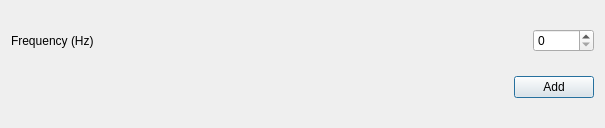
<?xml version="1.0" encoding="UTF-8"?>
<ui version="4.0">
 <class>DialogAddFrequency</class>
 <widget class="QDialog" name="DialogAddFrequency">
  <property name="windowModality">
   <enum>Qt::NonModal</enum>
  </property>
  <property name="enabled">
   <bool>true</bool>
  </property>
  <property name="geometry">
   <rect>
    <x>0</x>
    <y>0</y>
    <width>605</width>
    <height>128</height>
   </rect>
  </property>
  <property name="windowTitle">
   <string>Dialog</string>
  </property>
  <property name="sizeGripEnabled">
   <bool>false</bool>
  </property>
  <property name="modal">
   <bool>false</bool>
  </property>
  <layout class="QVBoxLayout" name="verticalLayout">
   <item>
    <layout class="QHBoxLayout" name="horizontalLayout">
     <item>
      <widget class="QLabel" name="label">
       <property name="text">
        <string>Frequency (Hz)</string>
       </property>
       <property name="buddy">
        <cstring>spinBox_frequency</cstring>
       </property>
      </widget>
     </item>
     <item>
      <spacer name="horizontalSpacer">
       <property name="orientation">
        <enum>Qt::Horizontal</enum>
       </property>
       <property name="sizeHint" stdset="0">
        <size>
         <width>40</width>
         <height>20</height>
        </size>
       </property>
      </spacer>
     </item>
     <item>
      <widget class="QSpinBox" name="spinBox_frequency">
       <property name="maximum">
        <number>99999</number>
       </property>
       <property name="singleStep">
        <number>100</number>
       </property>
      </widget>
     </item>
    </layout>
   </item>
   <item>
    <layout class="QHBoxLayout" name="horizontalLayout_4">
     <item>
      <spacer name="horizontalSpacer_4">
       <property name="orientation">
        <enum>Qt::Horizontal</enum>
       </property>
       <property name="sizeHint" stdset="0">
        <size>
         <width>40</width>
         <height>20</height>
        </size>
       </property>
      </spacer>
     </item>
     <item>
      <widget class="QPushButton" name="pushButton_add">
       <property name="text">
        <string>Add</string>
       </property>
      </widget>
     </item>
    </layout>
   </item>
  </layout>
 </widget>
 <resources/>
 <connections>
  <connection>
   <sender>pushButton_add</sender>
   <signal>clicked()</signal>
   <receiver>DialogAddFrequency</receiver>
   <slot>accept()</slot>
   <hints>
    <hint type="sourcelabel">
     <x>524</x>
     <y>94</y>
    </hint>
    <hint type="destinationlabel">
     <x>432</x>
     <y>76</y>
    </hint>
   </hints>
  </connection>
  <connection>
   <sender>pushButton_add</sender>
   <signal>clicked()</signal>
   <receiver>DialogAddFrequency</receiver>
   <slot>add_clicked()</slot>
   <hints>
    <hint type="sourcelabel">
     <x>569</x>
     <y>86</y>
    </hint>
    <hint type="destinationlabel">
     <x>602</x>
     <y>70</y>
    </hint>
   </hints>
  </connection>
 </connections>
 <slots>
  <slot>add_clicked()</slot>
 </slots>
</ui>
